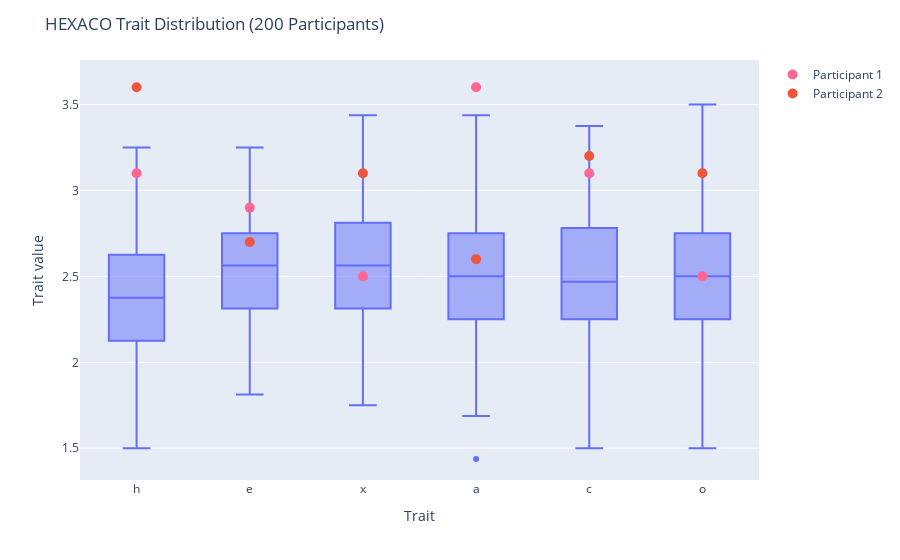

Source (notebook cell):
### Code cell
# using df create a box plot with plotly for each HEXACO trait
fig = px.box(df, y=['h', 'e', 'x', 'a', 'c', 'o'])
fig.update_layout(
    xaxis_title='Trait',
    yaxis_title='Trait value',
    title=f'HEXACO Trait Distribution ({len(df)} Participants)'
)

# Add dots at each trait using prt_values
prt_values = [
    [ 3.1, 2.9, 2.5, 3.6, 3.1, 2.5], # participant 1
    [ 3.6, 2.7, 3.1, 2.6, 3.2, 3.1], # participant 2
]

colors_used = []
for i, my_values in enumerate(prt_values):
    color = random.choice(px.colors.qualitative.Plotly)
    while color in colors_used:
        color = random.choice(px.colors.qualitative.Plotly)

    fig.add_trace(go.Scatter(
        x=['h', 'e', 'x', 'a', 'c', 'o'],
        y=my_values,
        mode='markers',
        marker=dict(color=color, size=10),
        name=f'Participant {i+1}'
    ))

fig.show()

### Figure 1 — Plotly figure (JSON) as saved in the notebook; plotly's stock layout.template omitted (floating-point values rounded to 4 significant figures; data arrays with more than 128 entries replaced by an {"elided": "..."} marker saying what was removed)
{"data": [{"alignmentgroup": "True", "hovertemplate": "variable=%{x}<br>value=%{y}<extra></extra>", "legendgroup": "", "marker": {"color": "#636efa"}, "name": "", "notched": false, "offsetgroup": "", "orientation": "v", "showlegend": false, "type": "box", "x": {"elided": "1200 str values"}, "x0": " ", "xaxis": "x", "y": {"elided": "1200 float values"}, "y0": " ", "yaxis": "y"}, {"marker": {"color": "#FF6692", "size": 10}, "mode": "markers", "name": "Participant 1", "type": "scatter", "x": ["h", "e", "x", "a", "c", "o"], "y": [3.1, 2.9, 2.5, 3.6, 3.1, 2.5]}, {"marker": {"color": "#EF553B", "size": 10}, "mode": "markers", "name": "Participant 2", "type": "scatter", "x": ["h", "e", "x", "a", "c", "o"], "y": [3.6, 2.7, 3.1, 2.6, 3.2, 3.1]}], "layout": {"boxmode": "group", "legend": {"tracegroupgap": 0}, "margin": {"t": 60}, "title": {"text": "HEXACO Trait Distribution (200 Participants)"}, "xaxis": {"anchor": "y", "domain": [0, 1], "title": {"text": "Trait"}}, "yaxis": {"anchor": "x", "domain": [0, 1], "title": {"text": "Trait value"}}}}
